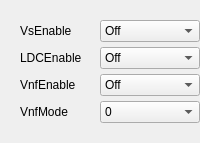
                      <widget class="QWidget" name="camera_settingAdvance">
                       <property name="sizePolicy">
                        <sizepolicy hsizetype="Preferred" vsizetype="Preferred">
                         <horstretch>0</horstretch>
                         <verstretch>0</verstretch>
                        </sizepolicy>
                       </property>
                       <attribute name="title">
                        <string>Advance</string>
                       </attribute>
                       <layout class="QVBoxLayout" name="verticalLayout_33">
                        <property name="spacing">
                         <number>5</number>
                        </property>
                        <property name="leftMargin">
                         <number>20</number>
                        </property>
                        <property name="topMargin">
                         <number>20</number>
                        </property>
                        <property name="rightMargin">
                         <number>0</number>
                        </property>
                        <property name="bottomMargin">
                         <number>20</number>
                        </property>
                        <item>
                         <layout class="QHBoxLayout" name="camera_vsenablelayout">
                          <item alignment="Qt::AlignLeft">
                           <widget class="QLabel" name="camera_vsenablelabel">
                            <property name="sizePolicy">
                             <sizepolicy hsizetype="Preferred" vsizetype="Expanding">
                              <horstretch>0</horstretch>
                              <verstretch>0</verstretch>
                             </sizepolicy>
                            </property>
                            <property name="text">
                             <string>VsEnable</string>
                            </property>
                           </widget>
                          </item>
                          <item alignment="Qt::AlignLeft">
                           <widget class="QComboBox" name="camera_vsenablecomboBox">
                            <property name="sizePolicy">
                             <sizepolicy hsizetype="Fixed" vsizetype="Fixed">
                              <horstretch>0</horstretch>
                              <verstretch>0</verstretch>
                             </sizepolicy>
                            </property>
                            <property name="minimumSize">
                             <size>
                              <width>100</width>
                              <height>0</height>
                             </size>
                            </property>
                            <property name="maximumSize">
                             <size>
                              <width>100</width>
                              <height>16777215</height>
                             </size>
                            </property>
                            <item>
                             <property name="text">
                              <string>Off</string>
                             </property>
                            </item>
                            <item>
                             <property name="text">
                              <string>On</string>
                             </property>
                            </item>
                           </widget>
                          </item>
                         </layout>
                        </item>
                        <item>
                         <layout class="QHBoxLayout" name="camera_ldcenablelayout">
                          <item alignment="Qt::AlignLeft">
                           <widget class="QLabel" name="camera_ldcenablelabel">
                            <property name="sizePolicy">
                             <sizepolicy hsizetype="Preferred" vsizetype="Expanding">
                              <horstretch>0</horstretch>
                              <verstretch>0</verstretch>
                             </sizepolicy>
                            </property>
                            <property name="text">
                             <string>LDCEnable</string>
                            </property>
                           </widget>
                          </item>
                          <item alignment="Qt::AlignLeft">
                           <widget class="QComboBox" name="camera_ldcenablecomboBox">
                            <property name="sizePolicy">
                             <sizepolicy hsizetype="Fixed" vsizetype="Fixed">
                              <horstretch>0</horstretch>
                              <verstretch>0</verstretch>
                             </sizepolicy>
                            </property>
                            <property name="minimumSize">
                             <size>
                              <width>100</width>
                              <height>0</height>
                             </size>
                            </property>
                            <property name="maximumSize">
                             <size>
                              <width>100</width>
                              <height>16777215</height>
                             </size>
                            </property>
                            <item>
                             <property name="text">
                              <string>Off</string>
                             </property>
                            </item>
                            <item>
                             <property name="text">
                              <string>On</string>
                             </property>
                            </item>
                           </widget>
                          </item>
                         </layout>
                        </item>
                        <item>
                         <layout class="QHBoxLayout" name="camera_vnfenablelayout">
                          <item alignment="Qt::AlignLeft">
                           <widget class="QLabel" name="camera_vnfenablelabel">
                            <property name="sizePolicy">
                             <sizepolicy hsizetype="Preferred" vsizetype="Expanding">
                              <horstretch>0</horstretch>
                              <verstretch>0</verstretch>
                             </sizepolicy>
                            </property>
                            <property name="text">
                             <string>VnfEnable</string>
                            </property>
                           </widget>
                          </item>
                          <item alignment="Qt::AlignLeft">
                           <widget class="QComboBox" name="camera_vnfenablecomboBox">
                            <property name="sizePolicy">
                             <sizepolicy hsizetype="Fixed" vsizetype="Fixed">
                              <horstretch>0</horstretch>
                              <verstretch>0</verstretch>
                             </sizepolicy>
                            </property>
                            <property name="minimumSize">
                             <size>
                              <width>100</width>
                              <height>0</height>
                             </size>
                            </property>
                            <property name="maximumSize">
                             <size>
                              <width>100</width>
                              <height>16777215</height>
                             </size>
                            </property>
                            <item>
                             <property name="text">
                              <string>Off</string>
                             </property>
                            </item>
                            <item>
                             <property name="text">
                              <string>On</string>
                             </property>
                            </item>
                           </widget>
                          </item>
                         </layout>
                        </item>
                        <item>
                         <layout class="QHBoxLayout" name="camera_vnfmodelayout">
                          <item alignment="Qt::AlignLeft">
                           <widget class="QLabel" name="camera_vnfmodelabel">
                            <property name="sizePolicy">
                             <sizepolicy hsizetype="Preferred" vsizetype="Expanding">
                              <horstretch>0</horstretch>
                              <verstretch>0</verstretch>
                             </sizepolicy>
                            </property>
                            <property name="text">
                             <string>VnfMode</string>
                            </property>
                           </widget>
                          </item>
                          <item alignment="Qt::AlignLeft">
                           <widget class="QComboBox" name="camera_vnfmodecomboBox">
                            <property name="sizePolicy">
                             <sizepolicy hsizetype="Fixed" vsizetype="Fixed">
                              <horstretch>0</horstretch>
                              <verstretch>0</verstretch>
                             </sizepolicy>
                            </property>
                            <property name="minimumSize">
                             <size>
                              <width>100</width>
                              <height>0</height>
                             </size>
                            </property>
                            <property name="maximumSize">
                             <size>
                              <width>100</width>
                              <height>16777215</height>
                             </size>
                            </property>
                            <item>
                             <property name="text">
                              <string>0</string>
                             </property>
                            </item>
                            <item>
                             <property name="text">
                              <string>1</string>
                             </property>
                            </item>
                            <item>
                             <property name="text">
                              <string>2</string>
                             </property>
                            </item>
                            <item>
                             <property name="text">
                              <string>3</string>
                             </property>
                            </item>
                            <item>
                             <property name="text">
                              <string>4</string>
                             </property>
                            </item>
                            <item>
                             <property name="text">
                              <string>5</string>
                             </property>
                            </item>
                           </widget>
                          </item>
                         </layout>
                        </item>
                       </layout>
                      </widget>
